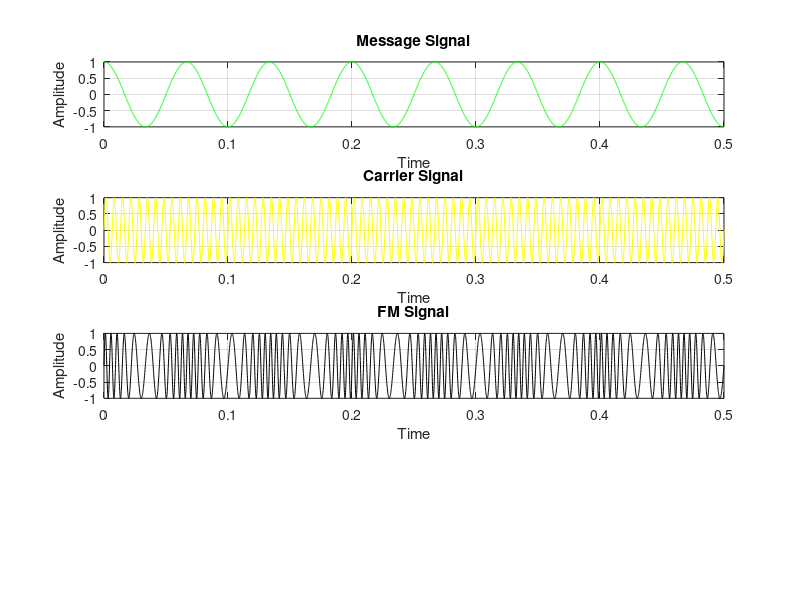

Reproduce this figure in MATLAB. (Note: this script raises an error after producing the figure.)
clc;
clear all;
close all;
Ac=1;
Am=1;
fm = 15;
B = 5;
fs = 10000;
t = 0:1/fs:0.5;
m=Am*cos(2*pi*fm*t);
subplot(4,1,1);
plot(t,m, 'green');
xlabel('Time');
ylabel('Amplitude');
title('Message Signal');
grid on;

fc = 150;
c = Ac*sin(2*pi*fc*t);
subplot(4,1,2);
plot(t,c,'y');
xlabel('Time');
ylabel('Amplitude');
title('Carrier Signal');
%axis([0,0.25,-1.5,1.5]);
grid on;

y = Ac*sin(2*pi*fc*t+(B*sin(2*pi*fm*t)));
subplot(4,1,3);
plot(t,y, 'black');
xlabel('Time');
ylabel('Amplitude');
title('FM Signal');
grid on;

x = demod(y,fc,fs,'fm');
subplot(4,1,4);
plot(t,x, 'black');
xlabel('Time');
ylabel('Amplitude');
title('Demodulated Signal');
grid on;